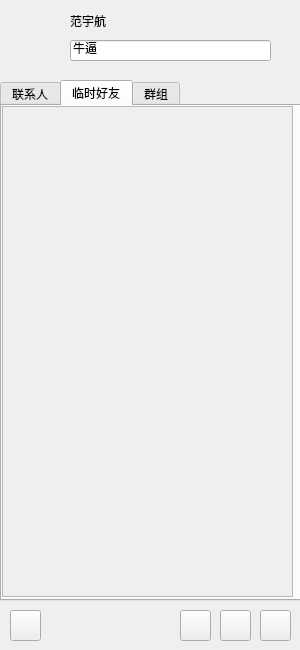
<?xml version="1.0" encoding="UTF-8"?>
<ui version="4.0">
 <class>IMClientDialog</class>
 <widget class="QDialog" name="IMClientDialog">
  <property name="geometry">
   <rect>
    <x>0</x>
    <y>0</y>
    <width>300</width>
    <height>650</height>
   </rect>
  </property>
  <property name="windowTitle">
   <string>IMClientDialog</string>
  </property>
  <widget class="QPushButton" name="pb_icon">
   <property name="geometry">
    <rect>
     <x>0</x>
     <y>0</y>
     <width>61</width>
     <height>61</height>
    </rect>
   </property>
   <property name="text">
    <string/>
   </property>
   <property name="icon">
    <iconset resource="rs.qrc">
     <normaloff>:/tx/9.png</normaloff>:/tx/9.png</iconset>
   </property>
   <property name="iconSize">
    <size>
     <width>60</width>
     <height>60</height>
    </size>
   </property>
   <property name="flat">
    <bool>true</bool>
   </property>
  </widget>
  <widget class="QLabel" name="lb_name">
   <property name="geometry">
    <rect>
     <x>70</x>
     <y>10</y>
     <width>181</width>
     <height>21</height>
    </rect>
   </property>
   <property name="text">
    <string>范宇航</string>
   </property>
  </widget>
  <widget class="QLineEdit" name="le_feeling">
   <property name="geometry">
    <rect>
     <x>70</x>
     <y>40</y>
     <width>201</width>
     <height>21</height>
    </rect>
   </property>
   <property name="text">
    <string>牛逼</string>
   </property>
  </widget>
  <widget class="QTabWidget" name="tb_page">
   <property name="geometry">
    <rect>
     <x>0</x>
     <y>80</y>
     <width>301</width>
     <height>521</height>
    </rect>
   </property>
   <property name="currentIndex">
    <number>1</number>
   </property>
   <widget class="QWidget" name="tb_friend">
    <attribute name="title">
     <string>联系人</string>
    </attribute>
    <widget class="QScrollArea" name="scrollArea_2">
     <property name="geometry">
      <rect>
       <x>0</x>
       <y>0</y>
       <width>291</width>
       <height>491</height>
      </rect>
     </property>
     <property name="widgetResizable">
      <bool>true</bool>
     </property>
     <widget class="QWidget" name="scrollAreaWidgetContents_2">
      <property name="geometry">
       <rect>
        <x>0</x>
        <y>0</y>
        <width>289</width>
        <height>489</height>
       </rect>
      </property>
      <layout class="QVBoxLayout" name="verticalLayout_2">
       <property name="leftMargin">
        <number>0</number>
       </property>
       <property name="topMargin">
        <number>5</number>
       </property>
       <property name="rightMargin">
        <number>0</number>
       </property>
       <property name="bottomMargin">
        <number>5</number>
       </property>
       <item>
        <widget class="QWidget" name="wdg_list_Tcp" native="true"/>
       </item>
       <item>
        <spacer name="verticalSpacer_2">
         <property name="orientation">
          <enum>Qt::Vertical</enum>
         </property>
         <property name="sizeHint" stdset="0">
          <size>
           <width>20</width>
           <height>460</height>
          </size>
         </property>
        </spacer>
       </item>
      </layout>
     </widget>
    </widget>
   </widget>
   <widget class="QWidget" name="tb_tpfriend">
    <attribute name="title">
     <string>临时好友</string>
    </attribute>
    <widget class="QScrollArea" name="scrollArea">
     <property name="geometry">
      <rect>
       <x>0</x>
       <y>0</y>
       <width>291</width>
       <height>491</height>
      </rect>
     </property>
     <property name="widgetResizable">
      <bool>true</bool>
     </property>
     <widget class="QWidget" name="scrollAreaWidgetContents">
      <property name="geometry">
       <rect>
        <x>0</x>
        <y>0</y>
        <width>289</width>
        <height>489</height>
       </rect>
      </property>
      <layout class="QVBoxLayout" name="verticalLayout">
       <property name="leftMargin">
        <number>5</number>
       </property>
       <property name="topMargin">
        <number>0</number>
       </property>
       <property name="rightMargin">
        <number>5</number>
       </property>
       <property name="bottomMargin">
        <number>0</number>
       </property>
       <item>
        <widget class="QWidget" name="wdg_list" native="true"/>
       </item>
       <item>
        <spacer name="verticalSpacer">
         <property name="orientation">
          <enum>Qt::Vertical</enum>
         </property>
         <property name="sizeHint" stdset="0">
          <size>
           <width>20</width>
           <height>470</height>
          </size>
         </property>
        </spacer>
       </item>
      </layout>
     </widget>
    </widget>
   </widget>
   <widget class="QWidget" name="tb_group">
    <attribute name="title">
     <string>群组</string>
    </attribute>
   </widget>
  </widget>
  <widget class="QPushButton" name="pb_tools_1">
   <property name="geometry">
    <rect>
     <x>10</x>
     <y>610</y>
     <width>31</width>
     <height>31</height>
    </rect>
   </property>
   <property name="text">
    <string/>
   </property>
  </widget>
  <widget class="QPushButton" name="pb_tools_2">
   <property name="geometry">
    <rect>
     <x>180</x>
     <y>610</y>
     <width>31</width>
     <height>31</height>
    </rect>
   </property>
   <property name="text">
    <string/>
   </property>
  </widget>
  <widget class="QPushButton" name="pb_tools_3">
   <property name="geometry">
    <rect>
     <x>220</x>
     <y>610</y>
     <width>31</width>
     <height>31</height>
    </rect>
   </property>
   <property name="text">
    <string/>
   </property>
  </widget>
  <widget class="QPushButton" name="pb_tools_4">
   <property name="geometry">
    <rect>
     <x>260</x>
     <y>610</y>
     <width>31</width>
     <height>31</height>
    </rect>
   </property>
   <property name="text">
    <string/>
   </property>
  </widget>
 </widget>
 <layoutdefault spacing="6" margin="11"/>
 <resources>
  <include location="rs.qrc"/>
 </resources>
 <connections/>
</ui>
